Frame 1 (no input): blank canvas, image omitted
Frame 60 (no input): blank canvas, image omitted
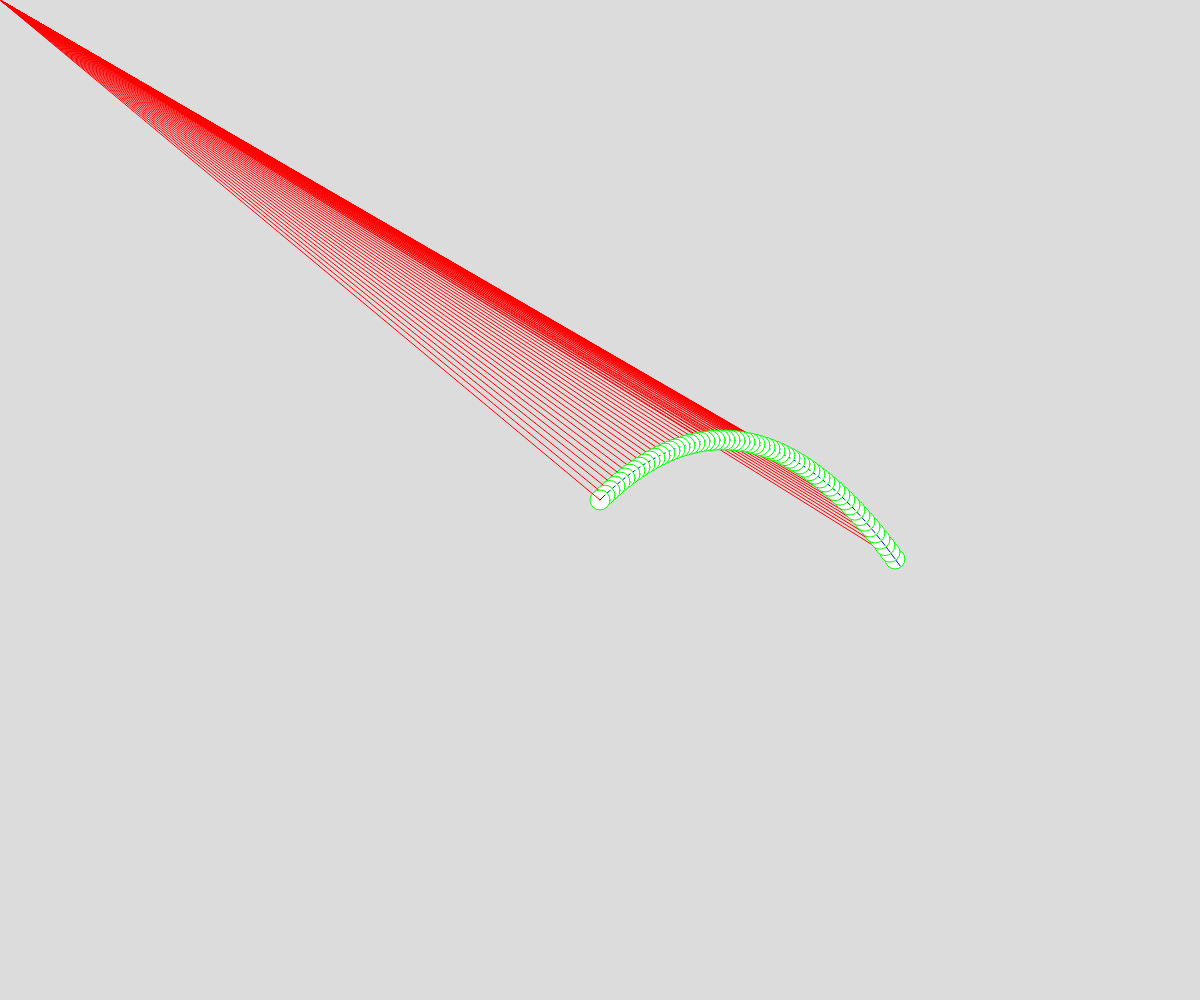
Frame 120 (the mouse pressed at the canvas centre since frame 60)

The p5.js sketch whose frames 1 and 60 were blank and that drew this single picture after the mouse press (run headless with seeded random() and noise() and a simulated clock; from frame 60 on, the mouse is pressed at the canvas centre):

// p5.js sketch
// ── sketch.js
let objects = [];

function setup() {
  createCanvas(windowWidth, windowHeight);
}

function draw() {
  background(220);
  if(mouseIsPressed) {
    objects. push(new Ball(mouseX, mouseY));
  }

  for (let o of objects) {
    // o.calcMouse();
    o.display();

    // if(keyIsDown(32)) {
      o.move();
    // }
  }
}

class Ball {
  constructor(x,y){
    this.pos = createVector(x,y); 
    this.vel = createVector(5, - 5);
    this.grav = createVector(0, 0.2);
  }

  calcMouse() {
    this.grav = createVector(mouseX, mouseY);
    this.grav.sub(this.pos);
    this.grav.normalize();
    this.grav.mult(4);

  }

  move() {
    this.vel.add(this.grav);
    this.vel.limit(20);
    this.pos.add(this.vel);

    if(this.pos.x < 0 || this.pos.x > width) {
      this.vel.x *= -1;
    }
    if(this.pos.y > height) {
      this.vel.y *= -1;
    }

  }

  display() {
    circle(this.pos.x, this.pos.y, 20);

    if (true) {
      stroke(255,0,0);
      line(0,0, this.pos.x, this.pos.y)

      let endX = this.pos.x + this.vel.x;
      let endY = this.pos.y + this.vel.y;
      stroke(0,0,255);
      line(this.pos.x, this.pos.y, endX, endY);

      stroke(0,255,0);
      line(endX, endY, endX + this.grav.x, endY + this.grav.y);

      
    }
  }
}
